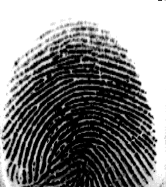
#> input picture Project_fingerprint/images/moist_finger_small.png, 166 x 187 px, found by its file name
$ python starter1.py
#> lines starting #> are read from the running program, lines starting #| are printed output that depends on the picture
import os
import numpy as np
import cv2
import matplotlib.pyplot as plt

def maximum_value(img):
    ''' Return the maximum value of the pixels of the image im '''
    maxi = max(img[0])
    for i in range(1, len(img)):
        if max(img[i]) > maxi:
            maxi = max(img[i])
    return maxi

def minimum_value(img):
    ''' Return the minimum value of the pixels of the image im '''
    mini = min(img[0])
    for i in range(1, len(img)):
        if min(img[i]) < mini:
            mini = min(img[i])
    return mini


def normalize(img):
    ''' Create and return a normalized version of the image img
        The minimum value of img become 0 and its maximum value become 1 '''
    img_nm = np.copy(img)
    maxi = maximum_value(img)
    mini = minimum_value(img)
    return (img_nm - mini) / (maxi - mini)

def denormalize(img, original_min=-1, original_max=-1):
    ''' Create and return the non normalized version (with pixels value living in [0;255], not in [0;1]) of the normalized image img
        Parameters original_min and original_max allows to not lose any information in comparison with the original version
        Those parameters are initially set to -1, which means that teh denormalized image will pixel values in the full interval [0;255]
        (0 will be transformed into 0, 1 into 255) '''
    img_dnm = np.copy(img)
    if original_max == -1 and original_min == -1:
        return img_dnm * 255
    else:
        return img_dnm * (original_max - original_min) + original_min


def create_white_rect(img, origin, width, lenght, value=1):
    ''' Create and return a version of the image, where has been included a rectangle of origin (top-left corner) origin (tuple of 2 int values, coordinates
    of the origin), of width witdth and lenght lenght, with pixel value value (normalized) '''
    img_new = np.copy(img)
    for w in range(width):
        for l in range(lenght):
            img_new[origin[0]+w][origin[1]+l] = value
    return img_new

def symetry_yaxis(img):
    ''' Create and return the symetric of img with respect to the y axis '''
    img_sym_y = np.zeros_like(img)
    n = len(img)
    m = len(img[0])
    for x in range(n):
        for y in range(m):
            img_sym_y[x][y] = img[x][(m-1)-y]

    return img_sym_y

def symetry_xaxis(img):
    ''' Create and return the symetric of img with respect to the x axis '''
    img_sym_x = np.zeros_like(img)
    n = len(img)
    m = len(img[0])
    for x in range(n):
        for y in range(m):
            img_sym_x[x][y] = img[(n-1)-x][y]

    return img_sym_x


def saving_image(img, file_name, directory='./'):
    ''' Save the image img under the name {file_name}.png (no need to add the extension .png at the end of the file name) in the directory directory '''
    # Ensure it is in the range [0, 255] and of type int
    if maximum_value(img) > 255:
        print("Warning : max value of the image", file_name," above 255 when trying to save it")
    if minimum_value(img) < 0:
        print("Warning : min value of the image", file_name," below 0 when trying to save it")
    # Force the type to be int (truncature) and bring the eventual values out of [0;255] to 0 if the value is <0, or to 255 if value is >255
    img = np.clip(img, 0, 255).astype(np.uint8)
    # Save the processed image as a PNG file
    cv2.imwrite(directory+file_name+'.png', img)

def print_image(img):
    ''' Print the image img '''
    plt.imshow(img, cmap='gray')
    plt.show()


# reads image 'opencv-logo.png' as grayscale

dir = os.path.abspath("images")

print(type(cv2.imread))
img = cv2.imread(dir + "\\moist_finger_small.png", 0)
#> img is the input picture: shape (187, 166); min 0, max 255, mean 128.4
print(type(img))
#| <class 'numpy.ndarray'>
# print(img.shape)
# print_image(img)

original_max = maximum_value(img)
#> in maximum_value, `maxi = max(img[0])`: maxi = 255
#> original_max = 255
original_min = minimum_value(img)
#> in minimum_value, `mini = min(img[0])`: mini = 44
#> the loop in minimum_value, `for i in range(1, len(img)):` made 186 passes
#> mini on passes 28, 36, 40, 41: 21, 19, 17, 0
#> after the loop in minimum_value, `for i in range(1, len(img)):`: mini = 0
#> original_min = 0
img_nm = normalize(img)
#> in normalize, `maxi = maximum_value(img)`: maxi = 255
#> the loop in minimum_value (call 2), `for i in range(1, len(img)):` made 186 passes
#> in normalize, `mini = minimum_value(img)`: mini = 0
# img_nm_rect = create_white_rect(img_nm, (100, 75), 10, 20, 0)
img_nm_sym_x = symetry_xaxis(img_nm)
#> in symetry_xaxis, `n = len(img)`: n = 187
#> in symetry_xaxis, `m = len(img[0])`: m = 166
#> after the loop in symetry_xaxis, `for x in range(n):`:
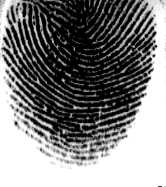
#> img_sym_x: shape (187, 166) float64; min 0, max 1, mean 0.504
img_dnm_sym_x = denormalize(img_nm_sym_x, original_min, original_max)

# [9 lines of commented-out code are left out]
def img_rotation(img, p, center_normalized):
    ''' 2D rotation of the img matrix in a p angle '''
    center = np.array([img.shape[0]//(1/center_normalized[0]),img.shape[1]//(1/center_normalized[1])]).astype(int)
    print(center)
    p_radian = p * np.pi/180
    n, m = img.shape
    rotation_matrix = np.array([[np.cos(p_radian), -np.sin(p_radian)],[np.sin(p_radian), np.cos(p_radian)]])

    n_rotated = n
    m_rotated = m
    offset_x = 0
    offset_y = 0
    for i_c in [0,n-1] :
        for j_c in [0,m-1] :
            i = i_c-center[0]
            j = j_c-center[1]
            index_centered = np.array([i, j])
            rotated_ind_centered = np.floor(rotation_matrix @ index_centered).astype(int)
            rotated_ind = rotated_ind_centered + center

            if rotated_ind[0]>n_rotated :
                n_rotated = rotated_ind[0]
            elif rotated_ind[0] < -offset_x:
                offset_x = -rotated_ind[0]

            if rotated_ind[1]>m_rotated :
                m_rotated = rotated_ind[1]
            elif rotated_ind[1] < -offset_y:
                offset_y = -rotated_ind[1]

    rotated_img = np.ones((n_rotated + offset_x, m_rotated + offset_y))
    print(offset_x,offset_y)
    print(n_rotated,m_rotated)


    for i_c in range(0,n_rotated + offset_x):
        for j_c in range(0,m_rotated + offset_y):
            i = i_c-center[0] - offset_x
            j = j_c-center[1] - offset_y
            index_centered = np.array([i, j])
            rotated_ind = np.floor(rotation_matrix @ index_centered).astype(int)
            # print(rotated_ind)
            if (0 <= rotated_ind[0] + center[0] < n) and (0 <=rotated_ind[1] + center[1]  < m):
                rotated_img[i_c][j_c] = img[rotated_ind[0] + center[0] ][rotated_ind[1] + center[1]]
    return rotated_img

# print_image(img)
rotated_img_nm = img_rotation(img_nm, 70, (0.5,0.5))
#| [93 83]
#| 16 33
#| 202 198
#> after the loop in img_rotation, `for i_c in range(0,n_rotated + offset_x):`:
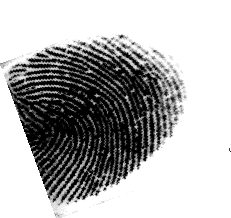
#> rotated_img: shape (218, 231) float64; min 0, max 1, mean 0.694
rotated_img = denormalize(rotated_img_nm, original_min, original_max)
print_image(rotated_img)

def img_rotation(img, p):
    p_radian = p * np.pi/180
    rotation_matrix = np.array([[np.cos(p_radian), -np.sin(p_radian)],[np.sin(p_radian), np.cos(p_radian)]])#.transpose()
    n, m = img.shape
    rotated_img = np.ones((2*n, 2*m))
    for i in range(n):
        for j in range(m):
            initial_ind = np.array([i, j])
            rotated_ind = np.dot(rotation_matrix, initial_ind).astype(np.uint8)
            if (0 <= rotated_ind[0] < n) and (0 <=rotated_ind[1] < m)   :
                rotated_img[i + n//2][j + m//2] = img[rotated_ind[0]][rotated_ind[1]]
            else:
                rotated_img[i][j] = 0
    return rotated_img


rotated_img_nm = img_rotation(img_nm, 90)
#> after the loop in img_rotation, `for i in range(n):`:
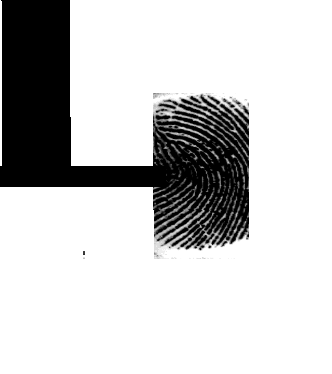
#> rotated_img: shape (374, 332) float64; min 0, max 1, mean 0.793
rotated_img = denormalize(rotated_img_nm, original_min, original_max)
#print_image(rotated_img)

$ run again, with Project_fingerprint/images/clean_finger_small.png copied over Project_fingerprint/images/moist_finger_small.png
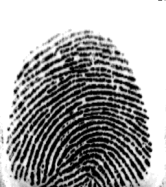
#> input picture Project_fingerprint/images/clean_finger_small.png, 166 x 187 px, found by its file name
#> img is the input picture: shape (187, 166); min 0, max 255, mean 159.1
#| <class 'numpy.ndarray'>
#> in maximum_value, `maxi = max(img[0])`: maxi = 255
#> in minimum_value, `mini = min(img[0])`: mini = 117
#> the loop in minimum_value, `for i in range(1, len(img)):` made 186 passes
#> mini on passes 31, 34, 35, 36, 42, 43, 44, 49: 104, 103, 85, 54, 38, 14, 4, 0
#> after the loop in minimum_value, `for i in range(1, len(img)):`: mini = 0
#> in normalize, `maxi = maximum_value(img)`: maxi = 255
#> the loop in minimum_value (call 2), `for i in range(1, len(img)):` made 186 passes
#> in normalize, `mini = minimum_value(img)`: mini = 0
#> in symetry_xaxis, `n = len(img)`: n = 187
#> in symetry_xaxis, `m = len(img[0])`: m = 166
#> after the loop in symetry_xaxis, `for x in range(n):`:
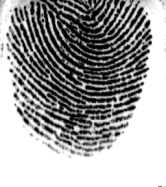
#> img_sym_x: shape (187, 166) float64; min 0, max 1, mean 0.624
#| [93 83]
#| 16 33
#| 202 198
#> after the loop in img_rotation, `for i in range(n):`:
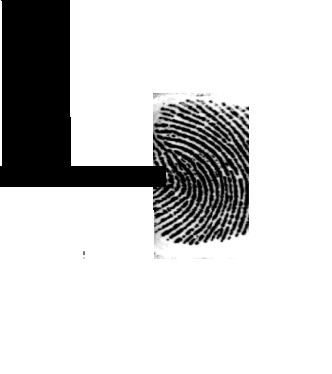
#> rotated_img: shape (374, 332) float64; min 0, max 1, mean 0.812
